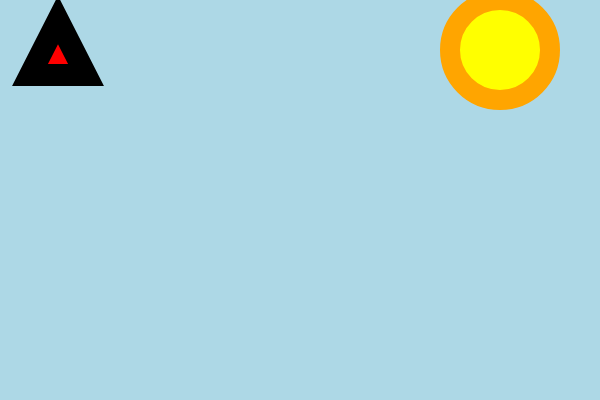
Frame 1 (no input)
Frame 60 (no input): identical to frame 1, image omitted
Frame 120 (the mouse pressed at the canvas centre since frame 60): identical to frame 1, image omitted

The p5.js sketch that drew this single still picture (run headless with seeded random() and noise() and a simulated clock; from frame 60 on, the mouse is pressed at the canvas centre):

// p5.js sketch
// ── sketch.js
function setup() {
  createCanvas(600, 400);
}

function draw() {
  background("lightblue");
    strokeWeight(20);
    fill("yellow");
    stroke("orange");
  circle(500,50,100);
    
    fill("red");
    strokeWeight(22);
    stroke("black");
  triangle(30, 75, 58, 20, 86, 75);
}
